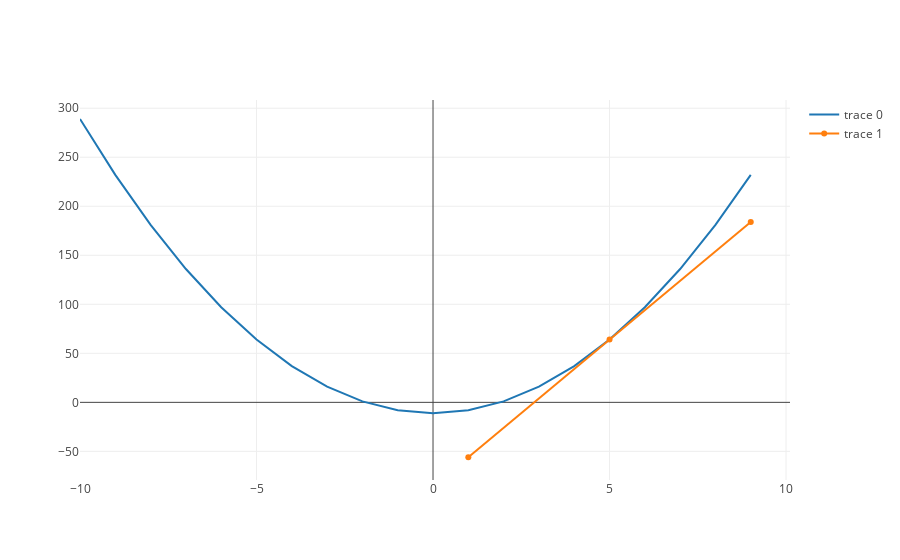

Source (notebook cell):
### Code cell
tangent_at_five_trace = tangent_line(second_terms, 5, line_length = 4)
polynomial_trace = polynomial_function_data(second_terms, list(range(-10, 10)))
plot([polynomial_trace, tangent_at_five_trace])

### Figure 1 — Plotly figure (JSON) as saved in the notebook; plotly's stock layout.template omitted (floating-point values rounded to 4 significant figures)
{"data": [{"x": [-10, -9, -8, -7, -6, -5, -4, -3, -2, -1, 0, 1, 2, 3, 4, 5, 6, 7, 8, 9], "y": [289, 232, 181, 136, 97, 64, 37, 16, 1, -8, -11, -8, 1, 16, 37, 64, 97, 136, 181, 232]}, {"x": [1, 5, 9], "y": [-56, 64, 184]}], "layout": {}}
